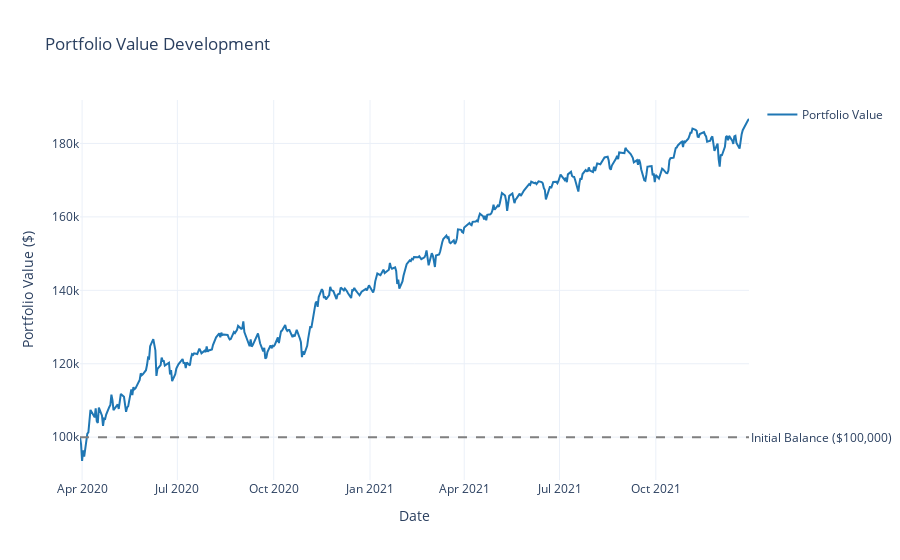

The notebook cell saved with this chart:
### Code cell
agent_path = agent_model_files[-6]
agent_name = os.path.basename(agent_path)
print(f"\n--- Evaluating Agent: {agent_name} ---")

eval_env = PortfolioEnv(
    df_prices=eval_df_prices,
    df_returns=eval_df_ret,
    df_vola=eval_df_vol,
)

drl_agent = DRLAgent(env=eval_env)
drl_agent.load(agent_path)
eval_metrics, portfolio = drl_agent.evaluate(eval_env, n_eval_episodes=1, deterministic=True)

print(portfolio)
portfolio.plot_value_history()

### Figure 1 — Plotly figure (JSON) as saved in the notebook; plotly's stock layout.template omitted (floating-point values rounded to 4 significant figures; data arrays with more than 128 entries replaced by an {"elided": "..."} marker saying what was removed)
{"data": [{"hovertemplate": "Date: %{x}<br>Value: $%{y:,.2f}<extra></extra>", "line": {"color": "#1f77b4", "width": 2}, "name": "Portfolio Value", "type": "scatter", "x": {"elided": "443 str values"}, "y": {"elided": "443 float values"}}], "layout": {"annotations": [{"showarrow": false, "text": "Initial Balance ($100,000)", "x": 1, "xanchor": "left", "xref": "x domain", "y": 100000, "yanchor": "middle", "yref": "y"}], "hovermode": "x unified", "shapes": [{"line": {"color": "gray", "dash": "dash"}, "type": "line", "x0": 0, "x1": 1, "xref": "x domain", "y0": 100000, "y1": 100000, "yref": "y"}], "showlegend": true, "title": {"text": "Portfolio Value Development"}, "xaxis": {"title": {"text": "Date"}}, "yaxis": {"title": {"text": "Portfolio Value ($)"}}}}
